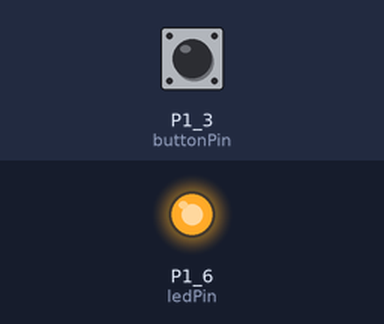
A sketch run on a simulated TI MSP430 LaunchPad. On the bench: output pins drawn as LEDs (lit = HIGH). The inputs (shaded band) are chosen by the test bench; at power-on: P1_3 (buttonPin) HIGH. What the sketch prints to the serial monitor is not drawn.

Above: at 1.2 s.
1.3 s: P1_3 (buttonPin) pulled LOW for 0.15 s
At 1.37 s:
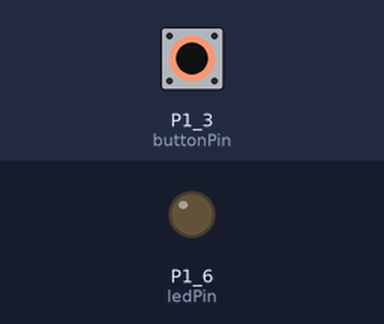
2.9 s: P1_3 (buttonPin) pulled LOW for 3.2 s
At 6.5 s:
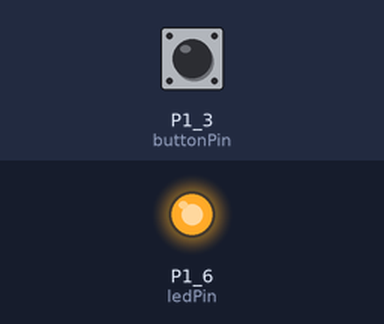
Timing chart, 0 to 8.0 s (numbered marks = the images above; inputs shaded):
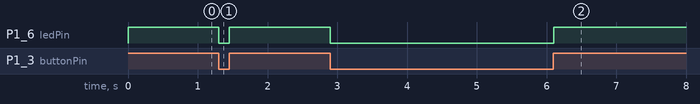

The sketch:

Button.ino
```cpp
// constants won't change. They're used here to
// set pin numbers:
const int buttonPin = PUSH2;     // the number of the pushbutton pin
const int ledPin =  GREEN_LED;      // the number of the LED pin

// variables will change:
int buttonState = 0;         // variable for reading the pushbutton status

void setup() {
  Serial.begin(9600);
  // initialize the LED pin as an output:
  pinMode(ledPin, OUTPUT);
  // initialize the pushbutton pin as an input:
  pinMode(buttonPin, INPUT_PULLUP);
}

void loop(){
  // read the state of the pushbutton value:
  buttonState = digitalRead(buttonPin);

  // check if the pushbutton is pressed.
  // if it is, the buttonState is HIGH:
  if (buttonState == HIGH) {
    // turn LED on:
    digitalWrite(ledPin, HIGH);
    Serial.println(1);
  }
  else {
    // turn LED off:
    digitalWrite(ledPin, LOW);
    Serial.println(0);
  }

}
```

Measured:
- after the input at 1.3 s, P1_6 (ledPin): HIGH → LOW at once, → HIGH 0.15 s later
- after the input at 2.9 s, P1_6 (ledPin): HIGH → LOW at once, → HIGH 3.2 s later
